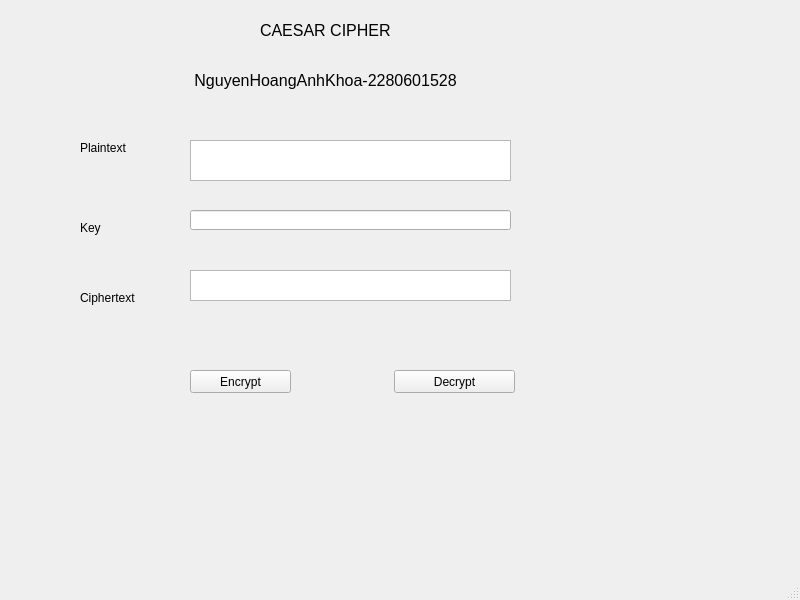
<?xml version="1.0" encoding="UTF-8"?>
<ui version="4.0">
 <class>MainWindow</class>
 <widget class="QMainWindow" name="MainWindow">
  <property name="geometry">
   <rect>
    <x>0</x>
    <y>0</y>
    <width>800</width>
    <height>600</height>
   </rect>
  </property>
  <property name="windowTitle">
   <string>MainWindow</string>
  </property>
  <widget class="QWidget" name="centralwidget">
   <widget class="QLabel" name="label">
    <property name="geometry">
     <rect>
      <x>260</x>
      <y>10</y>
      <width>561</width>
      <height>41</height>
     </rect>
    </property>
    <property name="font">
     <font>
      <pointsize>12</pointsize>
     </font>
    </property>
    <property name="text">
     <string>CAESAR CIPHER</string>
    </property>
   </widget>
   <widget class="QLabel" name="label_2">
    <property name="geometry">
     <rect>
      <x>80</x>
      <y>140</y>
      <width>101</width>
      <height>16</height>
     </rect>
    </property>
    <property name="text">
     <string>Plaintext</string>
    </property>
   </widget>
   <widget class="QLabel" name="label_3">
    <property name="geometry">
     <rect>
      <x>80</x>
      <y>220</y>
      <width>101</width>
      <height>16</height>
     </rect>
    </property>
    <property name="text">
     <string>Key</string>
    </property>
   </widget>
   <widget class="QLabel" name="label_4">
    <property name="geometry">
     <rect>
      <x>80</x>
      <y>290</y>
      <width>101</width>
      <height>16</height>
     </rect>
    </property>
    <property name="text">
     <string>Ciphertext</string>
    </property>
   </widget>
   <widget class="QPushButton" name="btn_encrypt">
    <property name="geometry">
     <rect>
      <x>190</x>
      <y>370</y>
      <width>101</width>
      <height>23</height>
     </rect>
    </property>
    <property name="text">
     <string>Encrypt</string>
    </property>
   </widget>
   <widget class="QPushButton" name="btn_decrypt">
    <property name="geometry">
     <rect>
      <x>394</x>
      <y>370</y>
      <width>121</width>
      <height>23</height>
     </rect>
    </property>
    <property name="text">
     <string>Decrypt</string>
    </property>
   </widget>
   <widget class="QPlainTextEdit" name="txt_plain_text">
    <property name="geometry">
     <rect>
      <x>190</x>
      <y>140</y>
      <width>321</width>
      <height>41</height>
     </rect>
    </property>
   </widget>
   <widget class="QPlainTextEdit" name="txt_cipher_text">
    <property name="geometry">
     <rect>
      <x>190</x>
      <y>270</y>
      <width>321</width>
      <height>31</height>
     </rect>
    </property>
   </widget>
   <widget class="QLineEdit" name="txt_key">
    <property name="geometry">
     <rect>
      <x>190</x>
      <y>210</y>
      <width>321</width>
      <height>20</height>
     </rect>
    </property>
   </widget>
   <widget class="QLabel" name="label_5">
    <property name="geometry">
     <rect>
      <x>190</x>
      <y>60</y>
      <width>561</width>
      <height>41</height>
     </rect>
    </property>
    <property name="font">
     <font>
      <pointsize>12</pointsize>
     </font>
    </property>
    <property name="text">
     <string> NguyenHoangAnhKhoa-2280601528</string>
    </property>
   </widget>
  </widget>
  <widget class="QMenuBar" name="menubar">
   <property name="geometry">
    <rect>
     <x>0</x>
     <y>0</y>
     <width>800</width>
     <height>26</height>
    </rect>
   </property>
  </widget>
  <widget class="QStatusBar" name="statusbar"/>
 </widget>
 <resources/>
 <connections/>
</ui>
